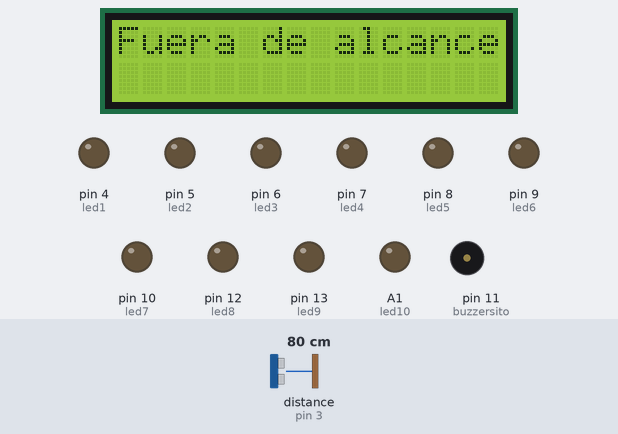
The sketch below on a simulated Arduino Uno, built with avr-gcc and run on an emulated ATmega328P. On the bench: 16×2 character LCD, output pins drawn as LEDs (lit = HIGH), buzzer (waves = sounding). Wiring (inferred from the names in the program): ultrasonic range finder: trigger pin 2; echo pin 3. The inputs (shaded band) are chosen by the test bench; at power-on: distance to the obstacle (sensor on pin 3) 80 cm. The echo pulse lasts 58.3 µs per cm; pins used as bus, display or sensor lines are not drawn.

Above: at 1.2 s.
1.3 s: distance to the obstacle (sensor on pin 3) set to 44 cm
2.8 s: distance to the obstacle (sensor on pin 3) set to 39 cm
At 3.5 s:
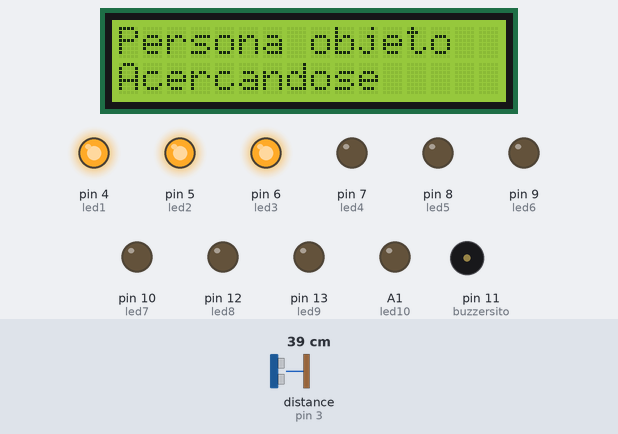
4.6 s: distance to the obstacle (sensor on pin 3) set to 30 cm
6.1 s: distance to the obstacle (sensor on pin 3) set to 24 cm
At 6.9 s:
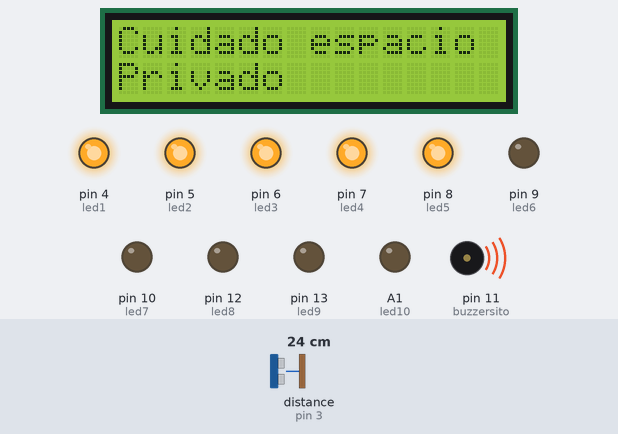
At 11.6 s:
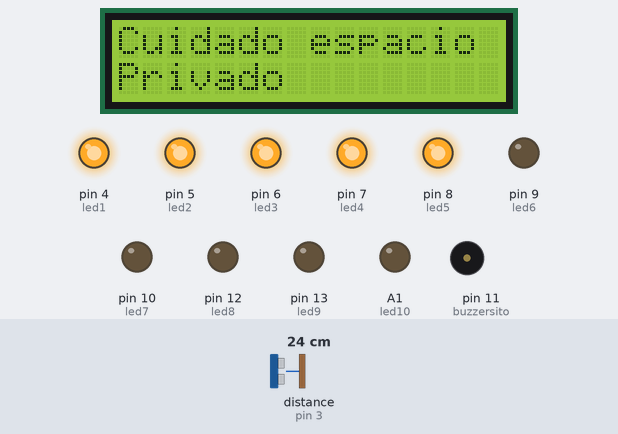
Timing chart, 0 to 18.2 s (numbered marks = the images above; inputs shaded):
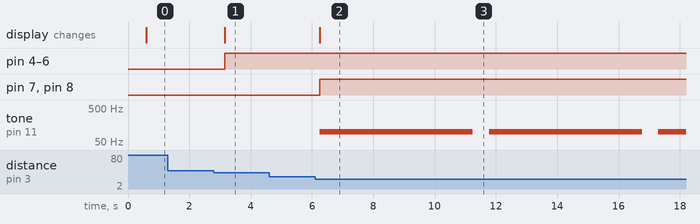

The sketch:

Alarma_de_proximidad.ino
```cpp
/*
 Fundacion Kinal
 Centro Educativo Tecnico Laboral Kinal
 Electronica
 Grado: Quinto
 Seccion: A
 Curso: Taller de electronica digital y reparacion de computadoras
 Nombre: Esteban Andres Rivas Arreaga
 Carnet: 2020198
 */

#include <Wire.h>
#include <LiquidCrystal_I2C.h>

#define led1 4
#define led2 5
#define led3 6
#define led4 7
#define led5 8
#define led6 9
#define led7 10
#define led8 12
#define led9 13
#define led10 A1
#define buzzersito 11
#define trigger 2
#define echo    3

LiquidCrystal_I2C lcdsito(0x27,16,2);

void setup() {
  lcdsito.init();
  lcdsito.backlight();
  pinMode(led1,OUTPUT);
  pinMode(led2,OUTPUT);
  pinMode(led3,OUTPUT);
  pinMode(led4,OUTPUT);
  pinMode(led5,OUTPUT);
  pinMode(led6,OUTPUT);
  pinMode(led7,OUTPUT);
  pinMode(led8,OUTPUT);
  pinMode(led9,OUTPUT);
  pinMode(led10,OUTPUT);
  pinMode(trigger, OUTPUT);
  pinMode(echo,INPUT);
  pinMode(buzzersito, OUTPUT);
}

void loop() {
    int distancin=dis();
    if(distancin >=45){
      lcdsito.clear();
      lcdsito.setCursor(0,0);
      lcdsito.print("Fuera de alcance");
      digitalWrite(led1,LOW);
      digitalWrite(led2,LOW);
      digitalWrite(led3,LOW);
      digitalWrite(led4,LOW);
      digitalWrite(led5,LOW);
      digitalWrite(led6,LOW);
      digitalWrite(led7,LOW);
      digitalWrite(led8,LOW);
      digitalWrite(led9,LOW);
      digitalWrite(led10,LOW);
    }
    else if(distancin >=30 && distancin <=40){
      lcdsito.clear();
      lcdsito.setCursor(0,0);
      lcdsito.print("Persona objeto");
      lcdsito.setCursor(0,1);
      lcdsito.print("Acercandose");
      lcdsito.setCursor(0,1);
      digitalWrite(led1,HIGH);
      digitalWrite(led2,HIGH);
      digitalWrite(led3,HIGH);
      digitalWrite(led4,LOW);
      digitalWrite(led5,LOW);
      digitalWrite(led6,LOW);
      digitalWrite(led7,LOW);
      digitalWrite(led8,LOW);
      digitalWrite(led9,LOW);
      digitalWrite(led10,LOW);

    }
     else if(distancin >=15 && distancin <=25){
      lcdsito.clear();
      lcdsito.setCursor(0,0);
      lcdsito.print("Cuidado espacio");
      lcdsito.setCursor(0,1);
      lcdsito.print("Privado");
      digitalWrite(led1,HIGH);
      digitalWrite(led2,HIGH);
      digitalWrite(led3,HIGH);
      digitalWrite(led4,HIGH);
      digitalWrite(led5,HIGH);
      digitalWrite(led6,LOW);
      digitalWrite(led7,LOW);
      digitalWrite(led8,LOW);
      digitalWrite(led9,LOW);
      digitalWrite(led10,LOW);
      tone(buzzersito, 100);
      delay(5000);
      noTone(buzzersito);
    }
    else if(distancin >=5 && distancin <=10){
      lcdsito.clear();
      lcdsito.setCursor(0,0);
      lcdsito.print("Invadiendo");
      lcdsito.setCursor(0,1);
      lcdsito.print("Espacio Privado");
      digitalWrite(led1,HIGH);
      digitalWrite(led2,HIGH);
      digitalWrite(led3,HIGH);
      digitalWrite(led4,HIGH);
      digitalWrite(led5,HIGH);
      digitalWrite(led6,HIGH);
      digitalWrite(led7,HIGH);
      digitalWrite(led8,HIGH);
      digitalWrite(led9,HIGH);
      digitalWrite(led10,HIGH);
      tone(buzzersito, 500);
      delay(10000);
      noTone(buzzersito);
    }
}

int dis(){
   long sensor, distancia;
    delay(500);
    digitalWrite(trigger, HIGH);
    delayMicroseconds(2);
    digitalWrite (trigger, LOW);
    delayMicroseconds(5);
    sensor = pulseIn(echo, HIGH);
    distancia = sensor/59;
    return distancia;
}
```

Measured:
- the behaviour switches between 42 and 41 cm on distance to the obstacle (sensor on pin 3) (found by bisection; images 0 and 1)
- the behaviour switches between 27 and 26 cm on distance to the obstacle (sensor on pin 3) (found by bisection; images 1 and 2)
- after the input at 1.3 s, every drawn part: stays the same
- after the input at 2.8 s, pin 4 (led1), pin 5 (led2), pin 6 (led3): LOW → HIGH after 0.35 s; the display: changes after 0.35 s (image 1)
- after the input at 4.6 s, every drawn part: stays the same
- after the input at 6.1 s, pin 7 (led4), pin 8 (led5): LOW → HIGH after 0.15 s; tone on pin 11 (buzzersito): alternates 100 Hz for 5.0 s and silent for 0.53 s, starting after 0.15 s; the display: changes after 0.15 s (image 2)
